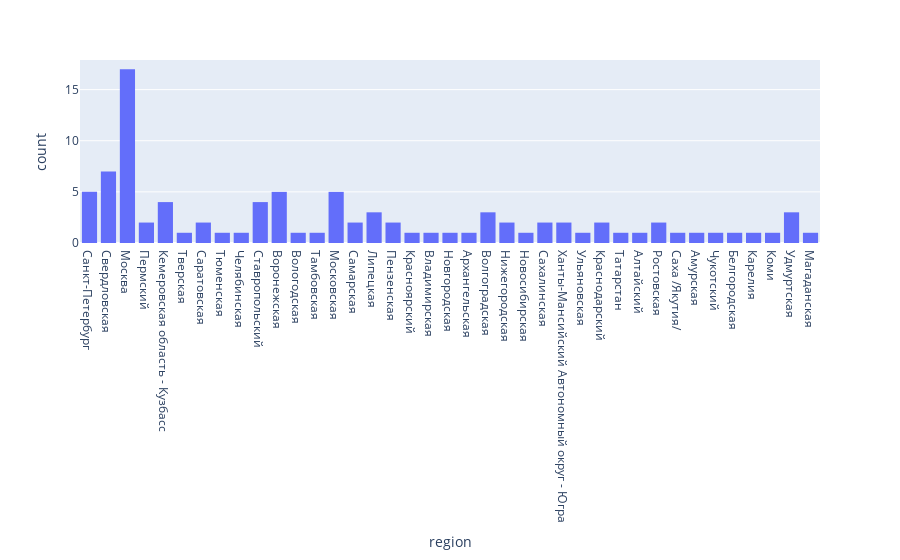

The cell this chart's notebook holds for it:
### Code cell
fig = px.histogram(df['region'], x="region")
fig.show()

### Figure 1 — Plotly figure (JSON) as saved in the notebook; plotly's stock layout.template omitted (floating-point values rounded to 4 significant figures)
{"data": [{"alignmentgroup": "True", "bingroup": "x", "hovertemplate": "region=%{x}<br>count=%{y}<extra></extra>", "legendgroup": "", "marker": {"color": "#636efa"}, "name": "", "offsetgroup": "", "orientation": "v", "showlegend": false, "type": "histogram", "x": ["Санкт-Петербург", "Свердловская", "Москва", "Пермский", "Москва", "Кемеровская область - Кузбасс", "Санкт-Петербург", "Москва", "Тверская", "Санкт-Петербург", "Кемеровская область - Кузбасс", "Москва", "Свердловская", "Москва", "Свердловская", "Саратовская", "Тюменская", "Свердловская", "Челябинская", "Ставропольский", "Воронежская", "Вологодская", "Свердловская", "Тамбовская", "Московская", "Москва", "Самарская", "Липецкая", "Пензенская", "Воронежская", "Москва", "Красноярский", "Владимирская", "Новгородская", "Архангельская", "Волгоградская", "Москва", "Кемеровская область - Кузбасс", "Воронежская", "Пензенская", "Нижегородская", "Новосибирская", "Сахалинская", "Санкт-Петербург", "Москва", "Москва", "Ставропольский", "Кемеровская область - Кузбасс", "Ханты-Мансийский Автономный округ - Югра", "Ульяновская", "Воронежская", "Москва", "Липецкая", "Самарская", "Краснодарский", "Свердловская", "Волгоградская", "Ставропольский", "Ханты-Мансийский Автономный округ - Югра", "Татарстан", "Ставропольский", "Алтайский", "Нижегородская", "Московская", "Краснодарский", "Воронежская", "Московская", "Ростовская", "Свердловская", "Москва", "Ростовская", "Пермский", "Саха /Якутия/", "Амурская", "Московская", "Москва", "Саратовская", "Москва", "Чукотский", "Москва", "Сахалинская", "Москва", "Белгородская", "Карелия", "Коми", "Удмуртская", "Волгоградская", "Московская", "Магаданская", "Удмуртская", "Липецкая", "Удмуртская", "Санкт-Петербург", "Москва"], "xaxis": "x", "yaxis": "y"}], "layout": {"barmode": "relative", "legend": {"tracegroupgap": 0}, "margin": {"t": 60}, "xaxis": {"anchor": "y", "domain": [0, 1], "title": {"text": "region"}}, "yaxis": {"anchor": "x", "domain": [0, 1], "title": {"text": "count"}}}}
